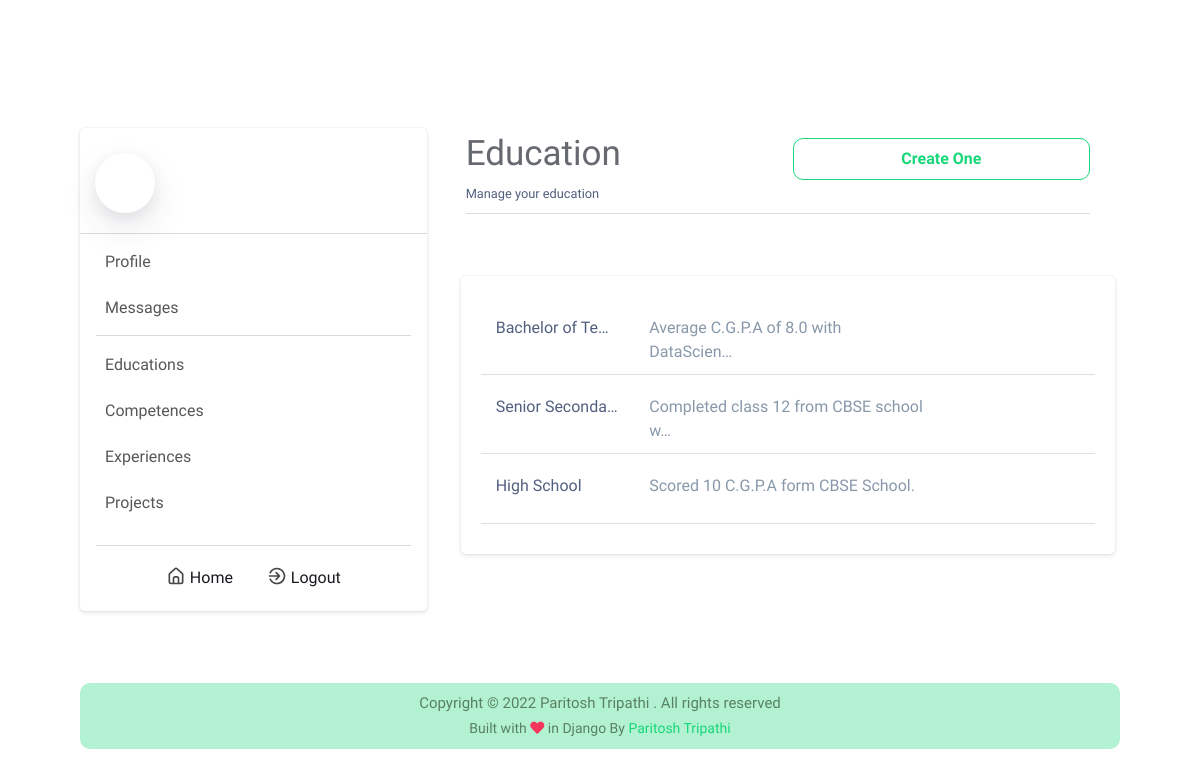
Page /dashboard/education/ (signed in) on the committed database.
### Portfolio/models.py (models this page shows, shortened)
class Education(models.Model):
    title = models.CharField(max_length=50, blank=False, null=False)
    description = models.TextField(blank=False, null=False)
    the_year = models.CharField(max_length=50, blank=False, null=False)

### dashboard/views.py (the view, shortened to what this page needs)
# urls.py: path('education/', EducationView.as_view(), name='education'),
class EducationView(APIView):
    authentication_classes = [CsrfExemptSessionAuthentication]
    permission_classes = [permissions.IsAdminUser]
    def get(self, request):
        education = Education.objects.all()
        return render(request, 'dashboard_education.html', {'education':education})

### dashboard/views.py (called while the page is built)
    def enforce_csrf(self, request):
        return

### dashboard/templates/dashboard_education.html (shortened to what this page needs)
{% extends 'dashboard.html' %}
{% load static %}
{% block dashboardContent %}
<div class="container">
    <div class="row">
        <div class="col-6">
            <div class="dashboard-title">Education</div>
            <small>Manage your education</small>
        </div>
        <div class="col-6">
            <div class="create-one" id="display-create-form">
                Create One
            </div>
        </div>
    </div>
    <hr class="mt-2">
    <div class="row">
        <div class="col-12 dashboard-projects-list">
            {% for edu in education %}
                <div class="row item">
                    <div class="col-3 item-name">
                        {{edu.title|truncatechars:15}}
                    </div>
                    <div class="col-6  text-muted text-left">
                        {{edu.description|truncatechars:38}}
                    </div>
                    <div class="col-3 text-right">
                        <i class="uil uil-edit-alt icon-edit"></i>
                        <i class="uil uil-trash-alt icon-delete"></i>
                    </div>
                </div>
            {% endfor %}
        </div>
    </div>
</div>
{% endblock dashboardContent %}

### dashboard/templates/dashboard.html (shortened to what this page needs)
{% extends 'base.html' %}
{% load static %}
{% block style %}
    <link type="text/css" href="{% static 'dashboard.css' %}" rel="stylesheet">
{% endblock style %}
{% block body %}
<div class="container mt-lg-8">
    <div class="row">
        <div class="col-lg-4 sidebar p-0">
            <a href="{% url 'dashboard:dashboard' %}">
                <div class="row info {% if dashboard %}dashboard-active {% else %}info-unactive{% endif %}">
                    <div class="col-2 pic">
                        <div class="profile-pic shadow" style="background-image: url('{% if profile.avatar %}{{profile.avatar.url}}{% else %}{% static 'img/default-avatar.svg' %}{% endif %}')">
                        </div>
                    </div>
                    <div class="col-10 name">
                    </div>
                </div>
            <a/>
            <hr class="m-0 mb-1">
            <ul class="sidebar-list">
                <a href="{% url 'dashboard:profile' %}">
                    <li class="{% if profile_active %}link-active{% endif %}">
                        <i class="uil uil-user dashboard-icon"></i>
                        Profile
                    </li>
                </a>
                <a href="{% url 'dashboard:messages' %}">
                    <li class="{% if messages_active %}link-active{% endif %}">
                        <i class="uil uil-envelope-download dashboard-icon"></i>
                        Messages
                    </li>
                </a>
                <hr class="sidebar-line">
                <a href="{% url 'dashboard:education' %}">
                    <li>
                        <i class="uil uil-graduation-cap dashboard-icon"></i>
                        Educations
                    </li>
                </a>
                <a href="{% url 'dashboard:profile' %}">
                    <li>
                        <i class="uil uil-award dashboard-icon"></i>
                        Competences
                    </li>
                </a>
                <a href="{% url 'dashboard:profile' %}">
                    <li>
                        <i class="uil uil-spinner-alt dashboard-icon"></i>
                        Experiences
                    </li>
                </a>
                <a href="{% url 'dashboard:projects' %}">
                    <li class="{% if projects_active %}link-active{% endif %}">
                        <i class="uil uil-folder-open dashboard-icon"></i>
                        Projects
                    </li>
                </a>
            </ul>
            <hr class="sidebar-line">
            <div class="container text-center sidebar-footer">
                <a href="{% url 'homePage' %}">
                    <img class="svg-icon-home" src="{% static 'img/home-icon.svg' %}" width='20px'>
                    Home
                </a>
                <a href="{% url 'dashboard:logout' %}" id="logout">
                    <img class="svg-icon-logout" src="{% static 'img/logout-icon.svg' %}" width='20px'>
                    Logout
                </a>
            </div>
        </div>
        <div class="col-lg-8 dashboard-content pl-lg-4">
            {% block dashboardContent %}{% endblock dashboardContent %}
        </div>
    </div>
</div>
<div class="container dash-footer my-6 py-2">
    <div class="text-center">
        <p>Copyright © {% now "Y" %} Paritosh Tripathi . All rights reserved</p>
        <p class="coder">Built with <i class="fa fa-heart text-danger"></i> in Django By <a href="https://github.com/paritoshtripathi935">Paritosh Tripathi</a></p>
    </div>
</div>
{% endblock body %}

### templates/base.html (shortened to what this page needs)
{% load static %}
<!DOCTYPE html>
<html lang="en">
    <head>
        <link href="{% static 'css/nucleo-icons.css' %}" rel="stylesheet">
        <link href="https://use.fontawesome.com/releases/v5.0.6/css/all.css" rel="stylesheet">
        <link rel="stylesheet" href="https://unicons.iconscout.com/release/v3.0.6/css/line.css">
        <link type="text/css" href="{% static 'css/argon-design-system.min.css' %}" rel="stylesheet">
        <link type="text/css" href="{% static 'app.css' %}" rel="stylesheet">
        <link type="text/css" href="{% static 'animation.css' %}" rel="stylesheet">
        <link type="text/css" href="{% static 'slider.css' %}" rel="stylesheet">
        {% block style %}{% endblock style %}
    </head>
    <body>
        {% block body %}{% endblock body %}
    </body>
</html>

### personal_portfolio/static/app.css (style rules this page uses)
:root { --color: #d1d8e0; --scolor: #17D778; --bg-color: #1A181E; --secondary: #2c303a; }
html { scroll-behavior: smooth; }
body { font-family: 'Maven Pro', sans-serif !important; scroll-behavior: smooth; background-color: var(--bg-color); }
p { color: #fff ; }
hr { background-color: #d1d8e04d; }
.name { color: var(--color); transition: all 0.5s; font-size: 20px; font-weight: 500; }

### personal_portfolio/static/slider.css (style rules this page uses)
:root { --color: #d1d8e0; --color2: #d1d8e0da; --scolor: #17D778; --bg-color: #1A181E; --secondary: #2c303a; }

### personal_portfolio/static/dashboard.css (style rules this page uses)
:root { --color: #d1d8e0; --scolor: #17D778; --bg-color: #1A181E; --secondary: #2c303a; }
* { margin: 0; padding: 0; }
body { background-color: #fff; font-family: 'Maven Pro', sans-serif !important; scroll-behavior: smooth; background-color: #fff; }
.sidebar { padding-top: 15px; border: 0 solid rgba(0,0,0,.125); box-shadow: 0 0 2px 0 rgba(22,26,33,.1), 0 2px 4px 0 rgba(22,26,33,.1); border-radius: 5px; }
.sidebar .info * { color: #000; }
.sidebar .info { padding-top: 20px; padding-bottom: 20px; margin: 0; }
.sidebar .pic { padding-top: 5px; }
.sidebar .profile-pic { border-radius: 50%; height: 60px; width: 60px; background-size: cover; background-position: center; background-blend-mode: multiply; vertical-align: middle; text-align: center; color: transparent; transition: all .3s ease; text-decoration: none; position: relative; }
.sidebar .name { padding: 10px; padding-left: 45px; padding-top: 20px; }
.sidebar .name h5, p { padding: 0; margin: 0; }
.sidebar-list { list-style: none; font-size: 1rem; font-weight: 400; line-height: 1.5rem; text-align: left; margin:0; padding:0; padding-bottom: 15px; }
.sidebar-list li { cursor: pointer; padding: 10px 20px; color: rgba(0, 0, 0, 0.664); }
.sidebar .sidebar-line { margin: 5px; margin-left: 16px; margin-right: 16px; }
.dashboard-content .dashboard-title { font-size: 35px; margin-bottom: 0; padding-bottom: 0; color: #2c303ab9; }
.create-one { margin-top: 10px; border: var(--scolor) solid 1px; color: var(--scolor); border-radius: 10px; font-weight: 700; padding: 8px; cursor: pointer; text-align: center; transition: all .5s; }
.dashboard-projects-list { margin: 10px; border: 0 solid rgba(0,0,0,.125); box-shadow: 0 0 2px 0 rgba(22,26,33,.1), 0 2px 4px 0 rgba(22,26,33,.1); border-radius: 5px; padding: 20px 10px 20px 10px; }
.dashboard-projects-list .item { margin: 10px; padding-bottom: 10px; padding-top: 10px; border-bottom: rgba(0,0,0,.125) solid 1px; }
.dash-footer { color: #598061; background-color: #17d77754; border-radius: 10px; margin-top: 30px; }
.dash-footer p { margin: 0px; color: #598061; font-size: 15px; }
.dash-footer .coder { font-size: 14px; }
.dash-footer a { color: var(--scolor); cursor: pointer; font-weight: 500; transition: all .5s; }
.icon-edit, .icon-delete { color: #2c303a9e; font-size: 26px; padding: 5px; cursor: pointer; transition: all .3s; }
.sidebar-footer { margin-top: 10px; margin-bottom: 10px; padding: 10px; }
.sidebar-footer a { color: #1A181E; margin: 5px; padding: 15px 10px; transition: all .2s ease-in-out; }
.svg-icon-home, .svg-icon-logout { padding-bottom: 5px; }
.dashboard-icon { font-size: 23px; color: #2c303ac2; padding-right: 5px; }

### rows in the picture
Education: title "Bachelor of Te…", description "Average C.G.P.A of 8.0 with DataScien…"
Education: title "Senior Seconda…", description "Completed class 12 from CBSE school w…"
Education: title "High School", description "Scored 10 C.G.P.A form CBSE School."
